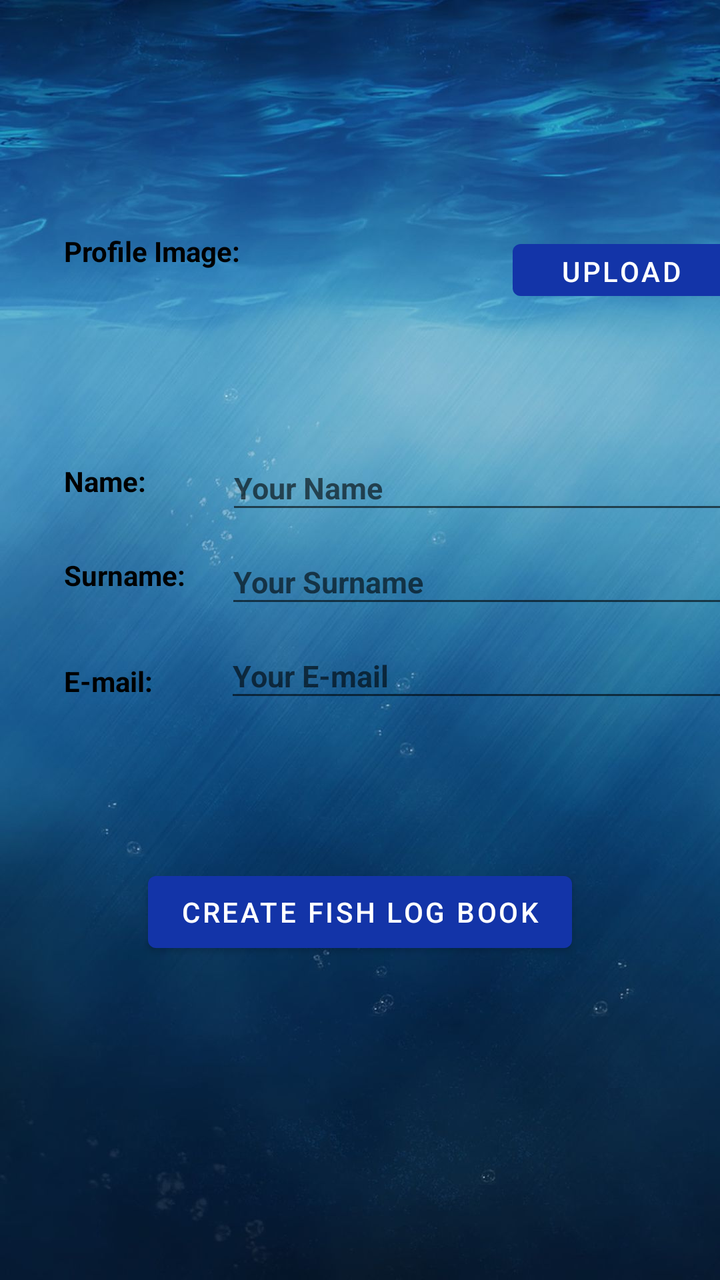
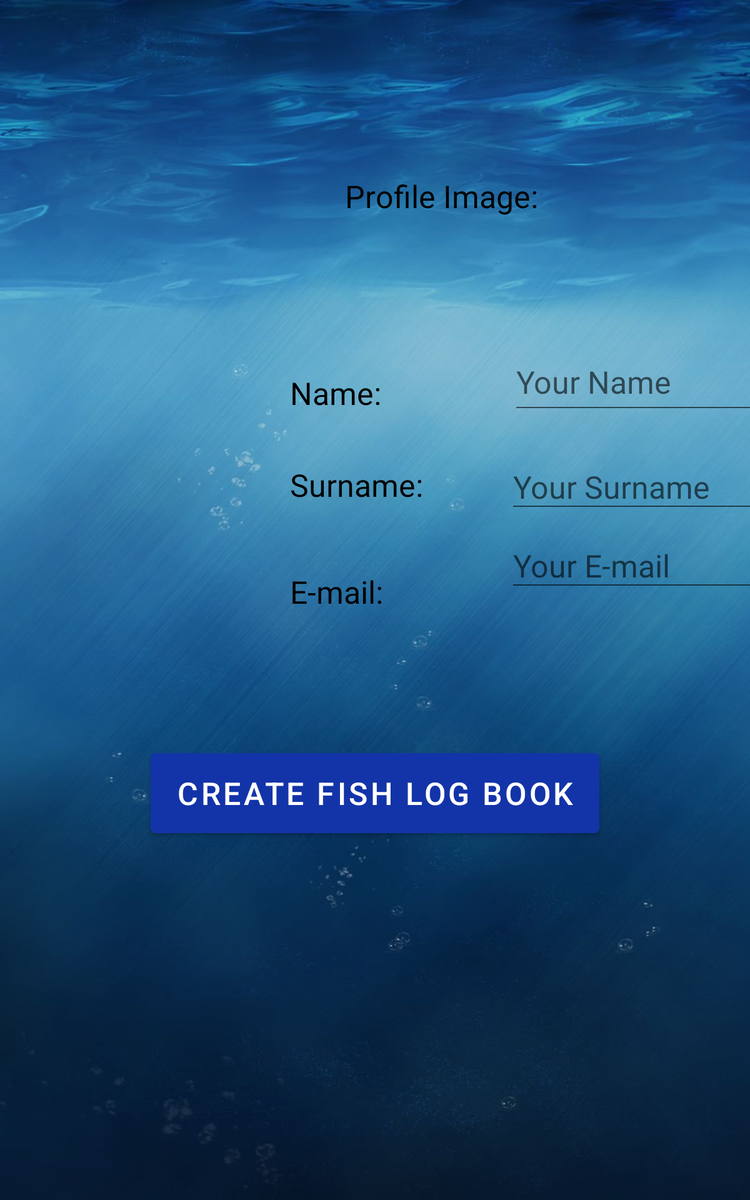

The same Android screen from two of the app's own layout files: first res/layout/ as a phone draws it, then the repository's variant for another configuration, drawn on a device whose configuration selects that folder. Both files follow.
<!-- AndroidManifest.xml: application theme Theme.FishingApp -->
<!-- res/layout/fragment_profile.xml -->
<?xml version="1.0" encoding="utf-8"?>
<androidx.constraintlayout.widget.ConstraintLayout xmlns:android="http://schemas.android.com/apk/res/android"
    xmlns:app="http://schemas.android.com/apk/res-auto"
    xmlns:tools="http://schemas.android.com/tools"
    android:layout_width="match_parent"
    android:layout_height="match_parent"
    tools:context="com.example.wefish.ProfileFragment"
    android:background="@drawable/sea">

    <TextView
        android:id="@+id/NameText"
        android:layout_width="wrap_content"
        android:layout_height="wrap_content"
        android:layout_marginStart="32dp"
        android:layout_marginTop="96dp"
        android:layout_marginEnd="48dp"
        android:text="@string/NameText"
        android:textColor="#000000"
        android:textStyle="bold"
        app:layout_constraintEnd_toStartOf="@+id/NameEditText"
        app:layout_constraintStart_toStartOf="parent"
        app:layout_constraintTop_toBottomOf="@+id/ProfileImageText" />

    <TextView
        android:id="@+id/ProfileImageText"
        android:layout_width="wrap_content"
        android:layout_height="wrap_content"
        android:layout_marginStart="32dp"
        android:layout_marginTop="116dp"
        android:text="@string/ProfileImageText"
        android:textColor="#000000"
        android:textStyle="bold"
        app:layout_constraintStart_toStartOf="parent"
        app:layout_constraintTop_toTopOf="parent" />

    <EditText
        android:id="@+id/NameEditText"
        android:layout_width="260dp"
        android:layout_height="39dp"
        android:layout_marginStart="40dp"
        android:layout_marginTop="88dp"
        android:autofillHints=""
        android:ems="10"
        android:hint="@string/NameEditText"
        android:inputType="textPersonName"
        android:textColor="#000000"
        android:textSize="15sp"
        android:textStyle="bold"
        app:layout_constraintStart_toEndOf="@+id/NameText"
        app:layout_constraintTop_toBottomOf="@+id/ProfileImageText" />

    <TextView
        android:id="@+id/SurnameText"
        android:layout_width="wrap_content"
        android:layout_height="wrap_content"
        android:layout_marginStart="32dp"
        android:layout_marginTop="28dp"
        android:layout_marginEnd="32dp"
        android:text="@string/SurnameText"
        android:textColor="#000000"
        android:textStyle="bold"
        app:layout_constraintEnd_toStartOf="@+id/SurnameEditText"
        app:layout_constraintHorizontal_bias="1.0"
        app:layout_constraintStart_toStartOf="parent"
        app:layout_constraintTop_toBottomOf="@+id/NameText" />

    <EditText
        android:id="@+id/SurnameEditText"
        android:layout_width="260dp"
        android:layout_height="39dp"
        android:layout_marginStart="20dp"
        android:layout_marginTop="8dp"
        android:ems="10"
        android:hint="@string/SurnameEditText"
        android:importantForAutofill="no"
        android:inputType="textPersonName"
        android:textColor="#000000"
        android:textSize="15sp"
        android:textStyle="bold"
        app:layout_constraintStart_toEndOf="@+id/SurnameText"
        app:layout_constraintTop_toBottomOf="@+id/NameEditText" />

    <EditText
        android:id="@+id/EmailEditText"
        android:layout_width="260dp"
        android:layout_height="39dp"
        android:layout_marginStart="36dp"
        android:layout_marginTop="8dp"
        android:autofillHints=""
        android:ems="10"
        android:hint="@string/EmailEditText"
        android:inputType="textEmailAddress"
        android:textColor="#000000"
        android:textSize="15sp"
        android:textStyle="bold"
        app:layout_constraintStart_toEndOf="@+id/EmailText"
        app:layout_constraintTop_toBottomOf="@+id/SurnameEditText" />

    <Button
        android:id="@+id/PickImgButton"
        android:layout_width="108dp"
        android:layout_height="38dp"
        android:layout_marginStart="136dp"
        android:layout_marginTop="116dp"
        android:text="@string/buttonImage"
        app:backgroundTint="@color/blue"
        app:layout_constraintStart_toEndOf="@+id/ProfileImageText"
        app:layout_constraintTop_toTopOf="parent" />

    <TextView
        android:id="@+id/EmailText"
        android:layout_width="wrap_content"
        android:layout_height="wrap_content"
        android:layout_marginStart="32dp"
        android:layout_marginTop="34dp"
        android:layout_marginEnd="36dp"
        android:text="@string/EmailText"
        android:textColor="#000000"
        android:textStyle="bold"
        app:layout_constraintEnd_toStartOf="@+id/EmailEditText"
        app:layout_constraintStart_toStartOf="parent"
        app:layout_constraintTop_toBottomOf="@+id/SurnameText" />

    <ImageView
        android:id="@+id/imageViewPP"
        android:layout_width="112dp"
        android:layout_height="126dp"
        android:layout_marginStart="10dp"
        android:layout_marginBottom="20dp"
        android:contentDescription="PP"
        app:layout_constraintBottom_toTopOf="@+id/NameEditText"
        app:layout_constraintStart_toEndOf="@+id/ProfileImageText"
        app:srcCompat="@drawable/icons8_account_60px"
        tools:src="@drawable/icons8_account_60px"
        tools:srcCompat="@drawable/icons8_account_60px" />

    <Button
        android:id="@+id/logBookButton"
        android:layout_width="wrap_content"
        android:layout_height="wrap_content"
        android:layout_marginTop="76dp"
        android:text="@string/create_fish_log_book"
        app:backgroundTint="@color/blue"
        app:layout_constraintEnd_toEndOf="parent"
        app:layout_constraintHorizontal_bias="0.5"
        app:layout_constraintStart_toStartOf="parent"
        app:layout_constraintTop_toBottomOf="@+id/EmailEditText" />


</androidx.constraintlayout.widget.ConstraintLayout>
<!-- resources referenced by this layout -->
<resources>
  <color name="blue">#1334A8</color>
  <!-- drawable sea: png bitmap (drawable-v24, 89835 bytes) -->
  <string name="EmailEditText">Your E-mail</string>
  <string name="EmailText">E-mail:</string>
  <string name="NameEditText">Your Name</string>
  <string name="NameText">Name:</string>
  <string name="ProfileImageText">Profile Image:</string>
  <string name="SurnameEditText">Your Surname</string>
  <string name="SurnameText">Surname:</string>
  <string name="buttonImage">UPLOAD</string>
  <string name="create_fish_log_book">CREATE FISH LOG BOOK</string>
  <style name="Theme.FishingApp" parent="Theme.MaterialComponents.DayNight.NoActionBar">
          
          <item name="colorPrimary">@color/blue</item>
          <item name="colorPrimaryVariant">@color/purple_700</item>
          <item name="colorOnPrimary">@color/white</item>
          
          <item name="colorSecondary">@color/teal_200</item>
          <item name="colorOnSecondary">@color/black</item>
          
          <item name="android:statusBarColor" tools:targetApi="l">?attr/colorPrimaryVariant</item>
          
      </style>
  <color name="purple_700">#FF3700B3</color>
  <color name="white">#FFFFFFFF</color>
  <color name="teal_200">#FF03DAC5</color>
  <color name="black">#FF000000</color>
</resources>
<!-- res/layout-sw600dp/fragment_profile.xml (the repository's variant of the layout above) -->
<!-- drawn on a 7-inch tablet held upright -->
<?xml version="1.0" encoding="utf-8"?>
<androidx.constraintlayout.widget.ConstraintLayout xmlns:android="http://schemas.android.com/apk/res/android"
    xmlns:app="http://schemas.android.com/apk/res-auto"
    xmlns:tools="http://schemas.android.com/tools"
    android:layout_width="match_parent"
    android:layout_height="match_parent"
    android:background="@drawable/sea"
    tools:context="com.example.wefish.ProfileFragment">

    <ImageView
        android:id="@+id/imageViewPP"
        android:layout_width="166dp"
        android:layout_height="200dp"
        android:layout_marginStart="36dp"
        android:layout_marginBottom="28dp"
        android:contentDescription="PP"
        app:layout_constraintBottom_toTopOf="@+id/NameEditText"
        app:layout_constraintStart_toEndOf="@+id/ProfileImageText"
        app:srcCompat="@drawable/icons8_account_60px"
        tools:src="@drawable/icons8_account_60px"
        tools:srcCompat="@drawable/icons8_account_60px" />

    <Button
        android:id="@+id/PickImgButton"
        android:layout_width="156dp"
        android:layout_height="50dp"
        android:layout_marginStart="268dp"
        android:layout_marginTop="140dp"
        android:text="@string/buttonImage"
        android:textSize="20sp"
        app:backgroundTint="@color/blue"
        app:layout_constraintStart_toEndOf="@+id/ProfileImageText"
        app:layout_constraintTop_toTopOf="parent" />

    <TextView
        android:id="@+id/ProfileImageText"
        android:layout_width="wrap_content"
        android:layout_height="wrap_content"
        android:layout_marginStart="276dp"
        android:layout_marginTop="140dp"
        android:text="@string/ProfileImageText"
        android:textColor="#000000"
        android:textSize="25sp"
        app:layout_constraintStart_toStartOf="parent"
        app:layout_constraintTop_toTopOf="parent" />

    <TextView
        android:id="@+id/SurnameText"
        android:layout_width="wrap_content"
        android:layout_height="wrap_content"
        android:layout_marginStart="232dp"
        android:layout_marginTop="40dp"
        android:text="@string/SurnameText"
        android:textColor="#000000"
        android:textSize="25sp"
        app:layout_constraintStart_toStartOf="parent"
        app:layout_constraintTop_toBottomOf="@+id/NameText" />

    <EditText
        android:id="@+id/NameEditText"
        android:layout_width="291dp"
        android:layout_height="61dp"
        android:layout_marginStart="104dp"
        android:layout_marginTop="100dp"
        android:autofillHints=""
        android:ems="10"
        android:hint="@string/NameEditText"
        android:inputType="textPersonName"
        android:textColor="#000000"
        android:textSize="25sp"
        app:layout_constraintStart_toEndOf="@+id/NameText"
        app:layout_constraintTop_toBottomOf="@+id/ProfileImageText" />

    <EditText
        android:id="@+id/SurnameEditText"
        android:layout_width="294dp"
        android:layout_height="51dp"
        android:layout_marginStart="68dp"
        android:layout_marginTop="28dp"
        android:ems="10"
        android:hint="@string/SurnameEditText"
        android:importantForAutofill="no"
        android:inputType="textPersonName"
        android:textColor="#000000"
        android:textSize="25sp"
        app:layout_constraintStart_toEndOf="@+id/SurnameText"
        app:layout_constraintTop_toBottomOf="@+id/NameEditText" />

    <EditText
        android:id="@+id/EmailEditText"
        android:layout_width="295dp"
        android:layout_height="51dp"
        android:layout_marginStart="100dp"
        android:layout_marginTop="12dp"
        android:autofillHints=""
        android:ems="10"
        android:hint="@string/EmailEditText"
        android:inputType="textEmailAddress"
        android:textColor="#000000"
        android:textSize="25sp"
        app:layout_constraintStart_toEndOf="@+id/EmailText"
        app:layout_constraintTop_toBottomOf="@+id/SurnameEditText" />

    <Button
        android:id="@+id/logBookButton"
        android:layout_width="359dp"
        android:layout_height="76dp"
        android:layout_marginTop="120dp"
        android:text="@string/create_fish_log_book"
        android:textSize="25sp"
        app:backgroundTint="@color/blue"
        app:layout_constraintEnd_toEndOf="parent"
        app:layout_constraintHorizontal_bias="0.5"
        app:layout_constraintStart_toStartOf="parent"
        app:layout_constraintTop_toBottomOf="@+id/EmailEditText" />

    <TextView
        android:id="@+id/EmailText"
        android:layout_width="wrap_content"
        android:layout_height="wrap_content"
        android:layout_marginStart="232dp"
        android:layout_marginTop="52dp"
        android:text="@string/EmailText"
        android:textColor="#000000"
        android:textSize="25sp"
        app:layout_constraintStart_toStartOf="parent"
        app:layout_constraintTop_toBottomOf="@+id/SurnameText" />

    <TextView
        android:id="@+id/NameText"
        android:layout_width="wrap_content"
        android:layout_height="wrap_content"
        android:layout_marginStart="232dp"
        android:layout_marginTop="124dp"
        android:text="@string/NameText"
        android:textColor="#000000"
        android:textSize="25sp"
        app:layout_constraintStart_toStartOf="parent"
        app:layout_constraintTop_toBottomOf="@+id/ProfileImageText" />


</androidx.constraintlayout.widget.ConstraintLayout>
